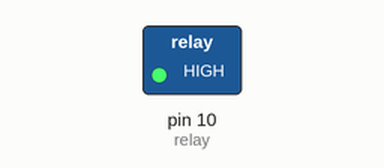
This sketch was run on a simulated Arduino Uno, built with avr-gcc and run on an emulated ATmega328P. Parts: switched loads named in the sketch (green lamp = pin HIGH). What the sketch prints to the serial monitor is not drawn.

Above: at 1.0 s.
At 3.0 s:
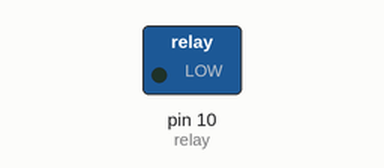
Timing chart, 0 to 5.2 s (numbered marks = the images above):
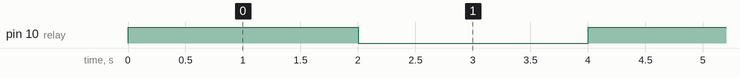

Measured:
- by itself, pin 10 (relay): alternates HIGH for 2.0 s and LOW for 2.0 s

The sketch:

relay.ino
```cpp
int relay = 10;

void setup() {
  // put your setup code here, to run once:
  pinMode(relay, OUTPUT);
  Serial.begin(115200);
}

void loop() {
  // put your main code here, to run repeatedly:
  digitalWrite(relay, HIGH);
  Serial.println("亮");
  delay(2000);
  digitalWrite(relay, LOW);
  Serial.println("不亮");
  delay(2000);
}
```
